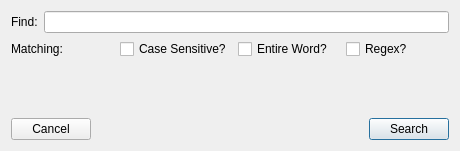
<?xml version="1.0" encoding="UTF-8"?>
<ui version="4.0">
 <class>FindDialog</class>
 <widget class="QDialog" name="FindDialog">
  <property name="geometry">
   <rect>
    <x>0</x>
    <y>0</y>
    <width>460</width>
    <height>151</height>
   </rect>
  </property>
  <property name="windowTitle">
   <string>Dialog</string>
  </property>
  <layout class="QVBoxLayout" name="verticalLayout">
   <item>
    <layout class="QHBoxLayout" name="horizontalLayout">
     <item>
      <widget class="QLabel" name="label">
       <property name="text">
        <string>Find:</string>
       </property>
      </widget>
     </item>
     <item>
      <widget class="QLineEdit" name="findEdit"/>
     </item>
    </layout>
   </item>
   <item>
    <layout class="QHBoxLayout" name="horizontalLayout_2">
     <item>
      <widget class="QLabel" name="label_2">
       <property name="text">
        <string>Matching:</string>
       </property>
      </widget>
     </item>
     <item>
      <widget class="QCheckBox" name="caseSensitiveCBox">
       <property name="text">
        <string>Case Sensitive?</string>
       </property>
       <property name="shortcut">
        <string>Meta+Shift+N</string>
       </property>
      </widget>
     </item>
     <item>
      <widget class="QCheckBox" name="entireWordCBox">
       <property name="text">
        <string>Entire Word?</string>
       </property>
       <property name="shortcut">
        <string>Meta+Shift+E</string>
       </property>
      </widget>
     </item>
     <item>
      <widget class="QCheckBox" name="regexCBox">
       <property name="text">
        <string>Regex?</string>
       </property>
       <property name="shortcut">
        <string>Meta+Shift+R</string>
       </property>
      </widget>
     </item>
    </layout>
   </item>
   <item>
    <spacer name="verticalSpacer">
     <property name="orientation">
      <enum>Qt::Vertical</enum>
     </property>
     <property name="sizeHint" stdset="0">
      <size>
       <width>20</width>
       <height>40</height>
      </size>
     </property>
    </spacer>
   </item>
   <item>
    <layout class="QHBoxLayout" name="horizontalLayout_3">
     <item>
      <widget class="QPushButton" name="cancelButton">
       <property name="text">
        <string>Cancel</string>
       </property>
       <property name="autoDefault">
        <bool>false</bool>
       </property>
      </widget>
     </item>
     <item>
      <spacer name="horizontalSpacer">
       <property name="orientation">
        <enum>Qt::Horizontal</enum>
       </property>
       <property name="sizeHint" stdset="0">
        <size>
         <width>40</width>
         <height>20</height>
        </size>
       </property>
      </spacer>
     </item>
     <item>
      <widget class="QPushButton" name="searchButton">
       <property name="text">
        <string>Search</string>
       </property>
      </widget>
     </item>
    </layout>
   </item>
  </layout>
 </widget>
 <resources/>
 <connections>
  <connection>
   <sender>cancelButton</sender>
   <signal>clicked()</signal>
   <receiver>FindDialog</receiver>
   <slot>cancelClicked()</slot>
   <hints>
    <hint type="sourcelabel">
     <x>52</x>
     <y>122</y>
    </hint>
    <hint type="destinationlabel">
     <x>229</x>
     <y>75</y>
    </hint>
   </hints>
  </connection>
  <connection>
   <sender>searchButton</sender>
   <signal>clicked()</signal>
   <receiver>FindDialog</receiver>
   <slot>searchClicked()</slot>
   <hints>
    <hint type="sourcelabel">
     <x>405</x>
     <y>122</y>
    </hint>
    <hint type="destinationlabel">
     <x>229</x>
     <y>75</y>
    </hint>
   </hints>
  </connection>
 </connections>
 <slots>
  <slot>cancelClicked()</slot>
  <slot>searchClicked()</slot>
 </slots>
</ui>
